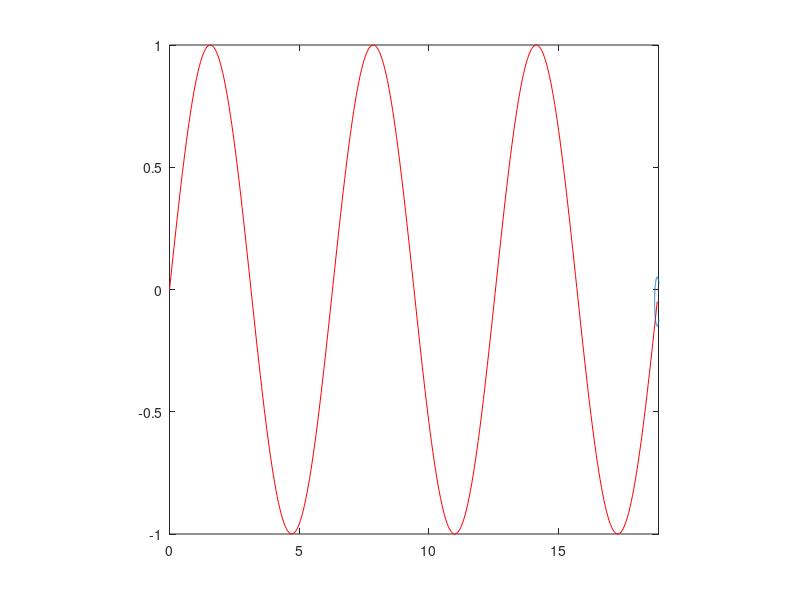

Write the MATLAB code that produced this figure.
x = 0 : 0.05 : 6*pi;
y = sin(x);
theta = 0 : 0.01 : 2*pi;
r1 = 0.1;
x1 = r1*cos(theta);
y1 = r1*sin(theta);

n = length(x);
for i = 1 : n
    plot(x(1:i), y(1:i), 'r')
    hold on ;
    plot(x(i)+x1, y(i)+y1);
    hold off ;
    axis([0, 6*pi, -1, 1]);
    axis square
    pause(0.01);
end